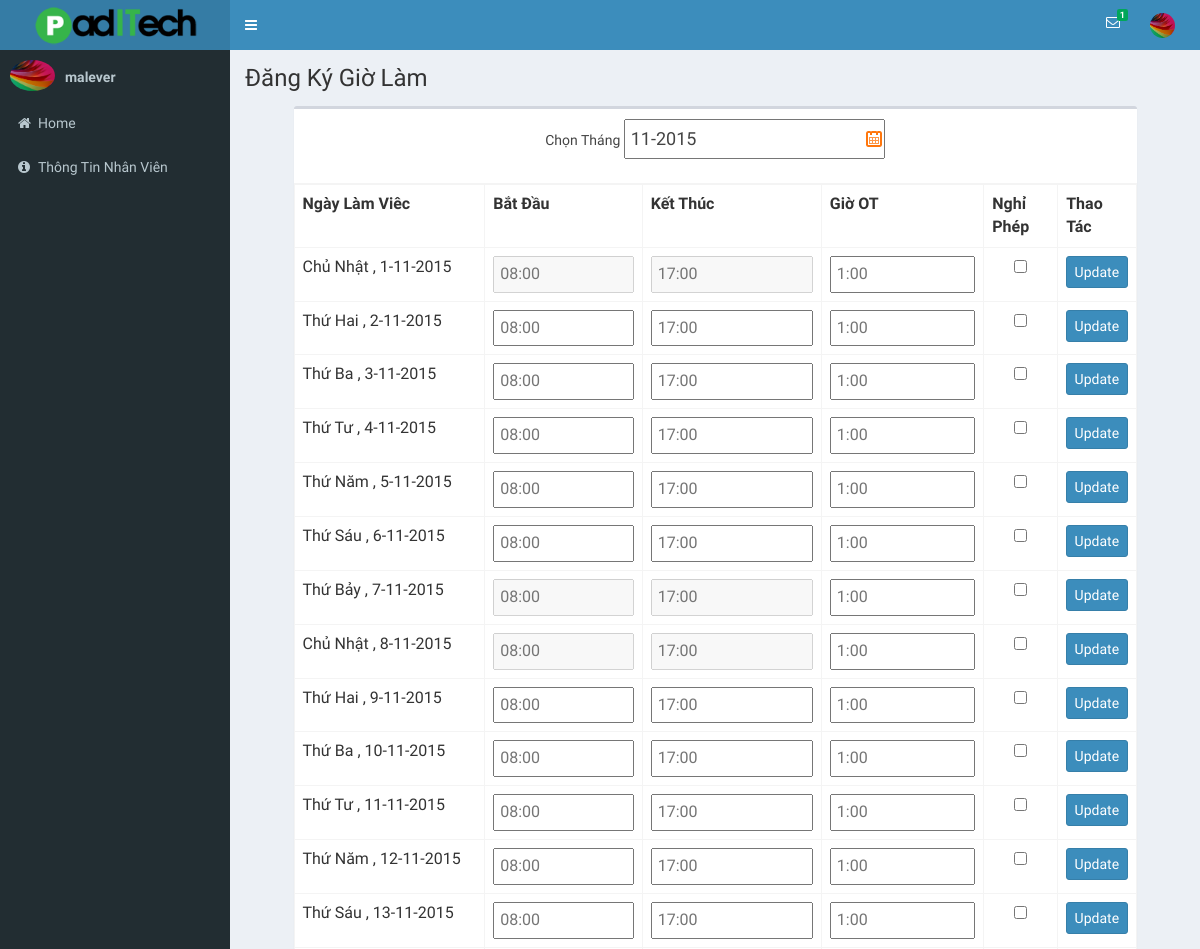
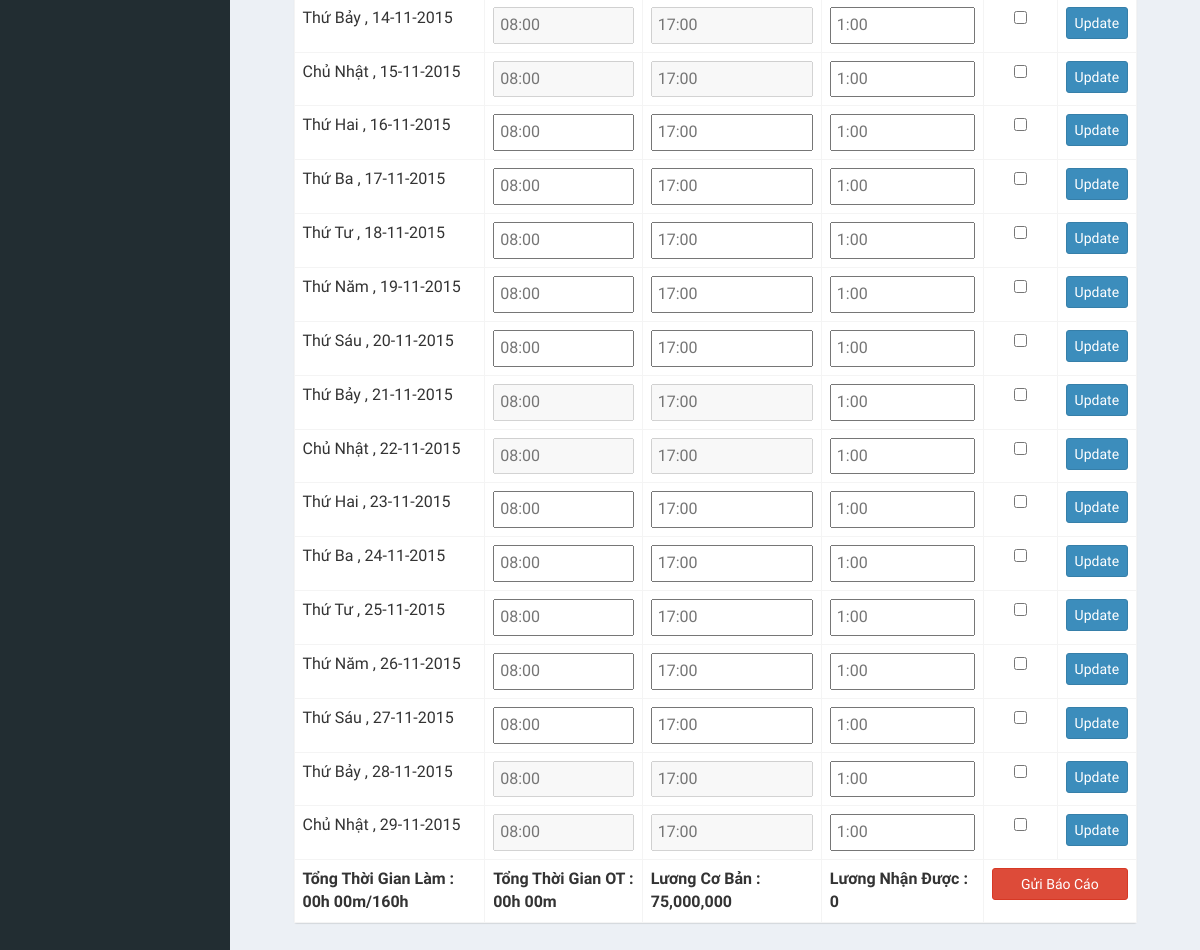
Page / (signed in) on the earlier database version (2 pictures, top to bottom).
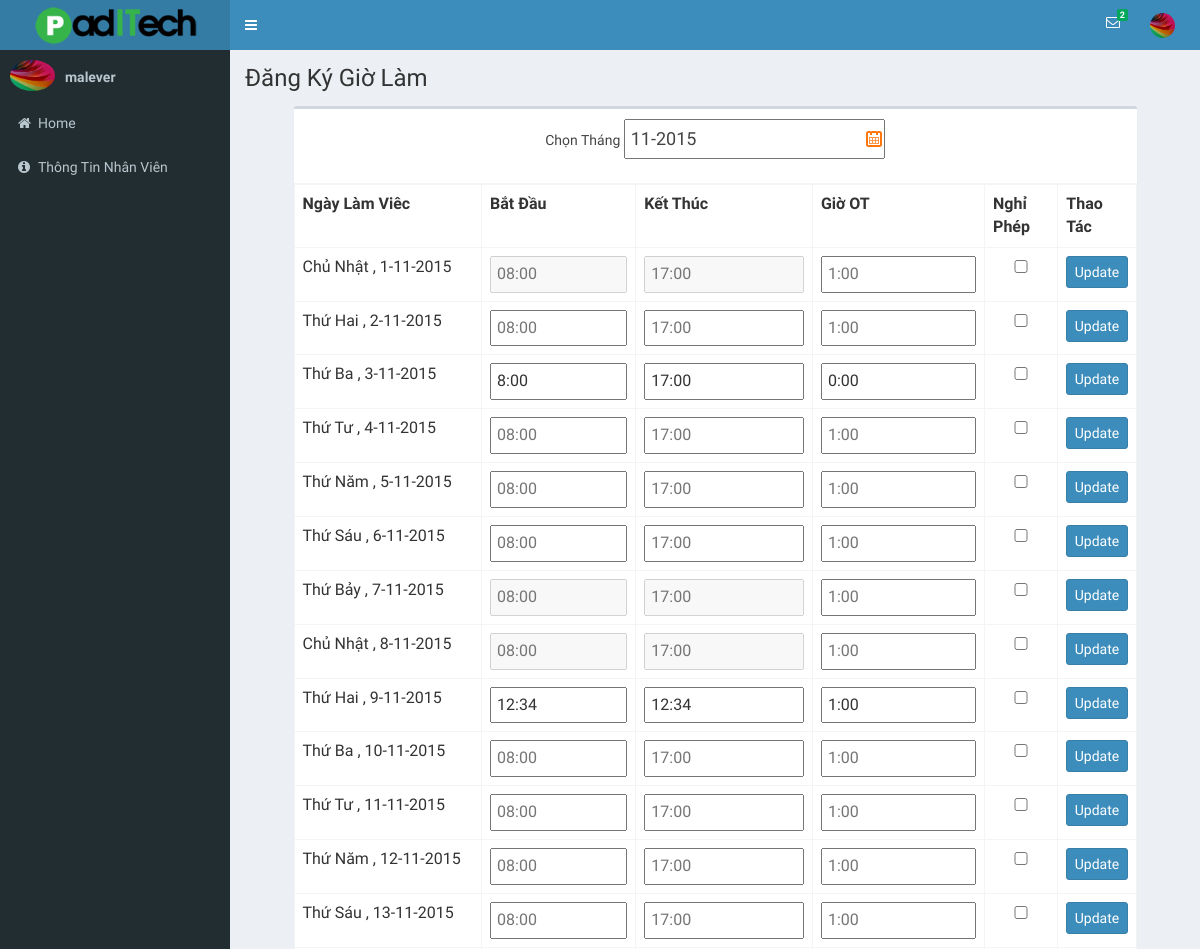
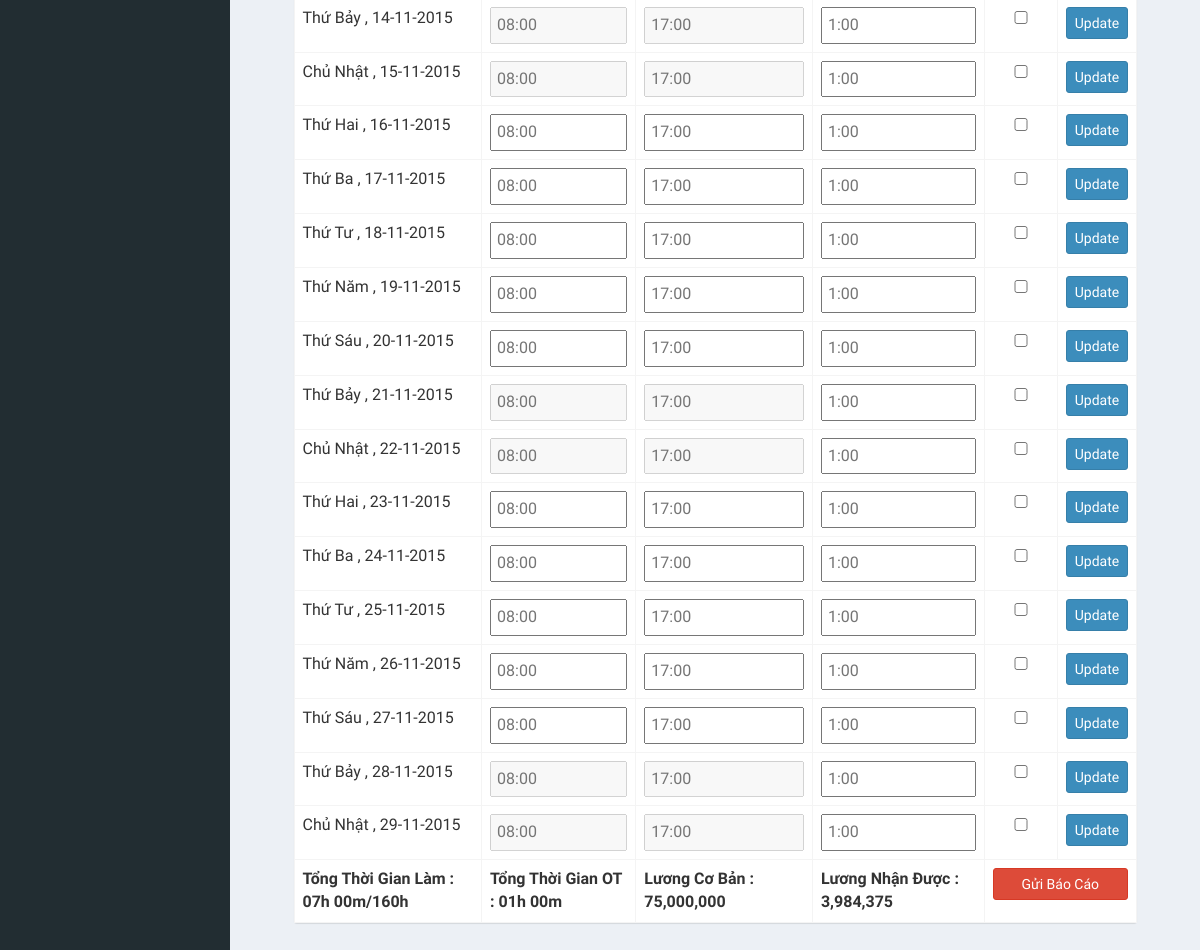
Same page on the later database version (2 pictures, top to bottom).
### tables this page shows
CREATE TABLE IF NOT EXISTS `user` (
  `id` int(11) NOT NULL AUTO_INCREMENT,
  `user_name` varchar(32) NOT NULL,
  `user_pass` varchar(32) NOT NULL,
  `name` varchar(50) NOT NULL,
  `status` tinyint(4) NOT NULL,
  `luong` double NOT NULL,
  `image` varchar(500) NOT NULL,
  `day_leave` int(11) NOT NULL,
  `email` varchar(255) NOT NULL,
  PRIMARY KEY (`id`)
);

CREATE TABLE IF NOT EXISTS `staff_time` (
  `id` int(11) NOT NULL AUTO_INCREMENT,
  `user_id` int(11) NOT NULL,
  `time_start` datetime NOT NULL,
  `time_end` datetime NOT NULL,
  `time_OT` time NOT NULL,
  `is_day_leave` tinyint(4) NOT NULL,
  PRIMARY KEY (`id`)
);

### index.php (the view, shortened to what this page needs)
<?php
include("layout/header.php");
$day = date("m-Y", strtotime(date("Y-m-d")));
$endday =  date("t", strtotime(date("Y-m-d")));
$user_id = @$_SESSION['id'];
$output = "";
$total_time  = 0;
$total_ot  = 0;
$time_inmonth  = 0;
$sql1 = "select * from user where id=".$user_id;
$get_user = mysql_query($sql1);
$row2 = mysql_fetch_array($get_user);
?>
<?php
if($user_id != "")
{
?>
<div class="content-wrapper" style="min-height: 916px;">
	<section class="content-header">
	<h1>Đăng Ký Giờ Làm</h1>
	</section>
	<div class="content">
		<div class="box">
			<div class="box-header with-border">
				<form>
					<form action="javascript:void(0)" method="post">
					<div style="text-align:center">Chọn Tháng <input name="dat" id="datepicker1" type="text" value="<?php echo $day;?>"></div>
					</form>
				</form>
			</div>
			<form id="statistical" >
			<?php
			$month_confirm1 = date("Y-m-d", strtotime("01-".$day));
			$output .= '<table class="date_info_table table table-bordered">
					<tr>
						<input type="hidden" value="'.$_SESSION['id'].'" id="user_id" name="user_id">
						<input type="hidden" value="'.$month_confirm1.'" id="month_confirm1" name="month_confirm1">
						<th>Ngày Làm Viêc</th>
						<th>Bắt Đầu</th>
						<th>Kết Thúc</th>
						<th>Giờ OT</th>
						<th>Nghỉ Phép</th>
						<th>Thao Tác</th>
					</tr>';
			for($i = 1; $i <$endday; $i++)
			{
				$startday  =  date("Y-m-d", strtotime($i."-".$day));
				$day_info = explode("-",$i."-".$day);
				$day_info1 = $day_info[0];
				$day_info2 = $day_info[1];
				$day_info3 = $day_info[2];
				$dayname =  date("N", strtotime($i."-".$day));
				if($dayname == 1)
				{
					$thu = "Thứ Hai";
				}
				if($dayname == 2)
				{
					$thu = "Thứ Ba";
				}
				if($dayname == 3)
				{
					$thu = "Thứ Tư";
				}
				if($dayname == 4)
				{
					$thu = "Thứ Năm";
				}
				if($dayname == 5)
				{
					$thu = "Thứ Sáu";
				}
				if($dayname == 6)
				{
					$thu = "Thứ Bảy";
				}
				if($dayname == 7)
				{
					$thu = "Chủ Nhật";
				}
				$sql = "select * from staff_time where time_start like '%".$startday."%' and user_id='".$user_id."'";
				$get_cal = mysql_query($sql);
				$num_rows = @mysql_num_rows($get_cal);
				if($num_rows > 0)
				{
					if($dayname == 6 || $dayname == 7)
					{
						$output .='
						<tr>
							<td>'.$thu." , ".$i."-".$day.'</td>
							<td><input class="timepicker2" disabled="disabled" type="text" placeholder="08:00" id="'.$i."-".$day.'_timestart"></td>
							<td><input class="timepicker2" disabled="disabled" type="text" placeholder="17:00" id="'.$i."-".$day.'_timeend"></td>
							<td><input class="timepicker2" type="text" value="'.date("H:i",strtotime($row['time_OT'])).'" id="'.$i."-".$day.'_timeOT"></td>
							<td><input type="checkbox" id="'.$i."-".$day.'_day_leave"></td>
							<td><input type="button" class="btn btn-primary" value="Update" onclick="return update_time('.$day_info1.",".$day_info2.','.$day_info3.','.$user_id.')"></td>
						</tr>';
						$time =  date("H",strtotime($row['time_OT'])) * 3600;
						$time1 =  date("i",strtotime($row['time_OT'])) * 60;
						$total_ot += $time + $time1;
					}
					else
					{
						$row = mysql_fetch_array($get_cal);
						if($row['is_day_leave'] == 1)
						{
							$output .='
							<tr>
								<td>'.$thu." , ".$i."-".$day.'</td>
								<td><input class="timepicker2" disabled="disabled" type="text" value="'.date("H:i",strtotime($row['time_start'])).'" id="'.$i."-".$day.'_timestart"></td>
								<td><input class="timepicker2" disabled="disabled" type="text" value="'.date("H:i",strtotime($row['time_end'])).'" id="'.$i."-".$day.'_timeend"></td>
								<td><input class="timepicker2" disabled="disabled" type="text" value="'.date("H:i",strtotime($row['time_OT'])).'" id="'.$i."-".$day.'_timeOT"></td>
								<td><input type="checkbox" checked="checked" id="'.$i."-".$day.'_day_leave"></td>
								<td><input type="button" value="Update" class="btn btn-primary"  onclick="return update_time('.$day_info1.",".$day_info2.','.$day_info3.','.$user_id.')"></td>
							</tr>';
						}
						else
						{
							$output .='
							<tr>
								<td>'.$thu." , ".$i."-".$day.'</td>
								<td><input class="timepicker2" type="text" value="'.date("H:i",strtotime($row['time_start'])).'" id="'.$i."-".$day.'_timestart"></td>
								<td><input class="timepicker2" type="text" value="'.date("H:i",strtotime($row['time_end'])).'" id="'.$i."-".$day.'_timeend"></td>
								<td><input class="timepicker2" type="text" value="'.date("H:i",strtotime($row['time_OT'])).'" id="'.$i."-".$day.'_timeOT"></td>
								<td><input type="checkbox" id="'.$i."-".$day.'_day_leave"></td>
								<td><input type="button" value="Update" class="btn btn-primary"  onclick="return update_time('.$day_info1.",".$day_info2.','.$day_info3.','.$user_id.')"></td>
							</tr>';
						}
						if(strtotime($row['time_end']) - strtotime($row['time_start']) - 3600 < 28800)
						{
							$total_time += strtotime($row['time_end']) - strtotime($row['time_start']) - 3600;
						}
						else
						{
							$total_time += 28800;
						}
						$time =  date("H",strtotime($row['time_OT'])) * 3600;
						$time1 =  date("i",strtotime($row['time_OT'])) * 60;
						$total_ot += $time + $time1;
						$time_inmonth += 8;
					}
				}
				else
				{
					if($dayname == 6 || $dayname == 7)
					{
						$output .='
						<tr>
							<td>'.$thu." , ".$i."-".$day.'</td>
							<td><input class="timepicker2" disabled="disabled" type="text" placeholder="08:00" id="'.$i."-".$day.'_timestart"></td>
							<td><input class="timepicker2" disabled="disabled" type="text" placeholder="17:00" id="'.$i."-".$day.'_timeend"></td>
							<td><input class="timepicker2" type="text" placeholder="1:00" id="'.$i."-".$day.'_timeOT"></td>
							<td><input type="checkbox" id="'.$i."-".$day.'_day_leave"></td>
							<td><input type="button" class="btn btn-primary"  value="Update" onclick="return update_time('.$day_info1.",".$day_info2.','.$day_info3.','.$user_id.')"></td>
						</tr>';
					}
					else
					{
						$output .='
						<tr>
							<td>'.$thu." , ".$i."-".$day.'</td>
							<td><input class="timepicker2" type="text" placeholder="08:00" id="'.$i."-".$day.'_timestart"></td>
							<td><input class="timepicker2" type="text" placeholder="17:00" id="'.$i."-".$day.'_timeend"></td>
							<td><input class="timepicker2" type="text" placeholder="1:00" id="'.$i."-".$day.'_timeOT"></td>
							<td><input type="checkbox" id="'.$i."-".$day.'_day_leave"></td>
							<td><input type="button" class="btn btn-primary"  value="Update" onclick="return update_time('.$day_info1.",".$day_info2.','.$day_info3.','.$user_id.')"></td>
						</tr>';
						$time_inmonth += 8;
					}
				}
			}
			$total_time = $total_time/60;
			$total_ot = $total_ot/60;
			$luongtb = $row2['luong']/$time_inmonth;
			$luongot = ($luongtb*1.5)*floor($total_ot/60)+($luongtb*1.5/60)*floor($total_ot%60);
			$luong = $luongtb*floor($total_time/60) + ($luongtb/60)*($total_time%60);
			$confirm_month = date("Y-m", strtotime(date("Y-m-d")));
			$sql3 = "select * from month_confirm where month_accept like '%".$confirm_month."%' and user_id=".$user_id." and (status = 1 or status = 0)";
			$check_confirm = mysql_query($sql3);
			$num_rows_check_confirm = mysql_num_rows($check_confirm);
			if($num_rows_check_confirm > 0)
			{
				$output .='<tr>
					<th>Tổng Thời Gian Làm : '.sprintf("%02dh %02dm", floor($total_time/60), $total_time%60).'/'.$time_inmonth.'h</th>
					<th>Tổng Thời Gian OT : '.sprintf("%02dh %02dm", floor($total_ot/60), $total_ot%60).'</th>
					<th>Lương Cơ Bản : '.substr(number_format(ceil($row2['luong']),2),0,-3).'</th>
					<th><input type="hidden" value="'.ceil($luong+$luongot).'" name="luong_inmonth">Lương Nhận Được : '.substr(number_format(ceil($luong+$luongot),2),0,-3).'</th>
					<th colspan="2"><input disabled="disabled" class="btn btn-danger" type="button" value="Gửi Báo Cáo"></th>
				</tr></table>';
			}
			else
			{
				$output .='<tr>
					<th>Tổng Thời Gian Làm : '.sprintf("%02dh %02dm", floor($total_time/60), $total_time%60).'/'.$time_inmonth.'h</th>
					<th>Tổng Thời Gian OT : '.sprintf("%02dh %02dm", floor($total_ot/60), $total_ot%60).'</th>
					<th>Lương Cơ Bản : '.substr(number_format(ceil($row2['luong']),2),0,-3).'</th>
					<th><input type="hidden" value="'.ceil($luong+$luongot).'" name="luong_inmonth">Lương Nhận Được : '.substr(number_format(ceil($luong+$luongot),2),0,-3).'</th>
					<th colspan="2"><input name="send_confirm" class="btn btn-danger" type="submit" value="Gửi Báo Cáo"></th>
				</tr></table>';
			}
			echo $output;
			?>
			</form>
		</div>
	</div>
</div>
<?php
}
include("layout/footer.php");
?>

### layout/header.php (shortened to what this page needs)
<html>
<head>
<link rel="stylesheet" href="css/bootstrap/css/bootstrap.min.css">
<link rel="stylesheet" href="https://maxcdn.bootstrapcdn.com/font-awesome/4.4.0/css/font-awesome.min.css">
<link rel="stylesheet" href="https://code.ionicframework.com/ionicons/2.0.1/css/ionicons.min.css">
<link rel="stylesheet" href="plugins/jvectormap/jquery-jvectormap-1.2.2.css">
<link rel="stylesheet" href="dist/css/AdminLTE.min.css">
<link rel="stylesheet" href="dist/css/skins/_all-skins.min.css">
<link rel="stylesheet" href="css/style.css">
</head>
<body class="hold-transition skin-blue sidebar-mini">
<div class="wrapper">
<header class="main-header">
	<a href="index.php" class="logo">
	<span class="logo-lg"><img src="logo.png"></span>
	</a>
	<nav class="navbar navbar-static-top" role="navigation">
		<a href="#" class="sidebar-toggle" data-toggle="offcanvas" role="button">
		</a>
		<?php
		if(@$_SESSION['id'] != "")
		{
			$get_username = mysql_query("select * from user where id='".$_SESSION['id']."'");
			$row1 = mysql_fetch_array($get_username);
			$get_noti = mysql_query("select * from month_confirm where user_id='".$_SESSION['id']."' and status != 1 and is_view = 1");
			$get_noti_count = @mysql_num_rows($get_noti);
		?>
			<div class="navbar-custom-menu">
				<ul class="nav navbar-nav">
					<li class="dropdown messages-menu">
						<a href="#" class="dropdown-toggle" data-toggle="dropdown" aria-expanded="false">
							<i class="fa fa-envelope-o"></i>
							<span class="label label-success" id="label-success"><?php echo $get_noti_count; ?></span>
						</a>
					</li>
					<li class="dropdown user user-menu">
						<a href="#" class="dropdown-toggle" data-toggle="dropdown" aria-expanded="false">
						<img src="<?php echo $row1['image'] ?>" class="user-image" alt="User Image">
						</a>
					</li>
				</ul>
			</div>
			<?php
		}
		?>
	</nav>
</header>
<aside class="main-sidebar">
	<section class="sidebar">
		<div class="user-panel">
			<?php
			if(@$_SESSION['id'] != "")
			{
				$get_username = mysql_query("select * from user where id='".$_SESSION['id']."'");
				$row1 = mysql_fetch_array($get_username);
				?>
					<div class="pull-left image">
						<img src="<?php echo $row1['image'] ?>" class="img-circle" alt="User Image">
					</div>
				<?php
				echo "<div class='pull-left info'><p><a class='info' href='info.php'>".$row1['user_name']."</a></p></div>";
			}
			?>
		</div>
		<ul class="sidebar-menu">
					<li class="treeview"><a href="index.php"><i class="fa fa-home"></i><span>Home</span></a></li>
					<li class="treeview"><a href="info.php"><i class="fa fa-info-circle"></i><span>Thông Tin Nhân Viên</span></a></li>
		</ul>
	</section>
</aside>

### layout/footer.php (shortened to what this page needs)
</div>
</body>
<link rel="stylesheet" href="js/public/css/default.css" type="text/css">
</html>

### css/style.css (style rules this page uses)
body { margin:0px; }
a { text-decoration:none; }
#datepicker1 { font-size: 18px; padding: 5px; }
.logo img { width:200px; padding:5px; }
.menu_top,.content { width:90%; max-width:1200px; margin: 0px auto; }
.info,.logout { padding:10px 5px !Important; }
.date_info_table input { padding:5px; width:100%; }

Differences in the rows shown:
changed user "malever": substr(number_format(ceil($luong+$luongot),2),0,-3) "0" → "3,984,375"
added staff_time: time_start "8:00", time_end "17:00", time_OT "0:00"
added staff_time: time_start "12:34", time_end "12:34", time_OT "1:00"
Other differences:
$get_noti_count: "1" → "2"
floor($total_time/60): "00" → "07"
floor($total_ot/60): "00" → "01"
list line gone: "Thứ Ba , 3 - 11-2015    ☐ Update"
new list line: "Thứ Ba , 3 - 11-2015 ☐ Update"
list line gone: "Thứ Hai , 9 - 11-2015    ☐ Update"
new list line: "Thứ Hai , 9 - 11-2015 ☐ Update"
